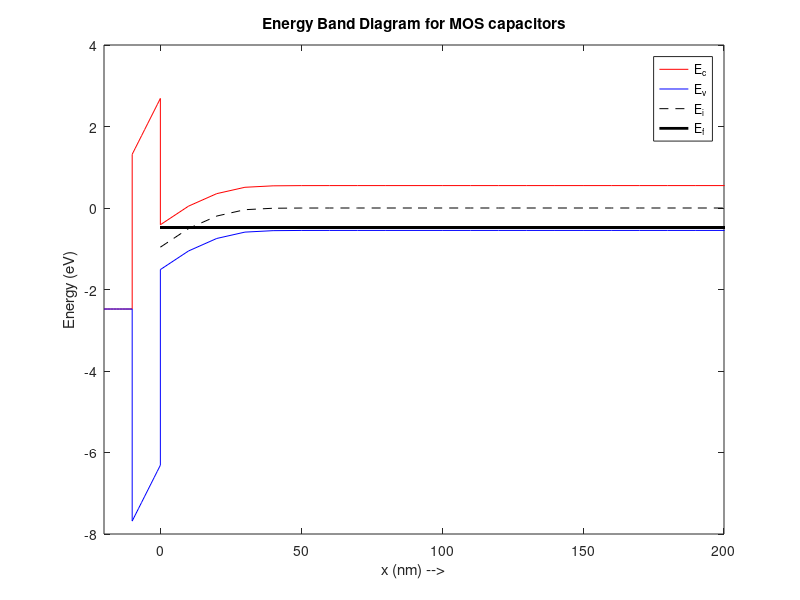
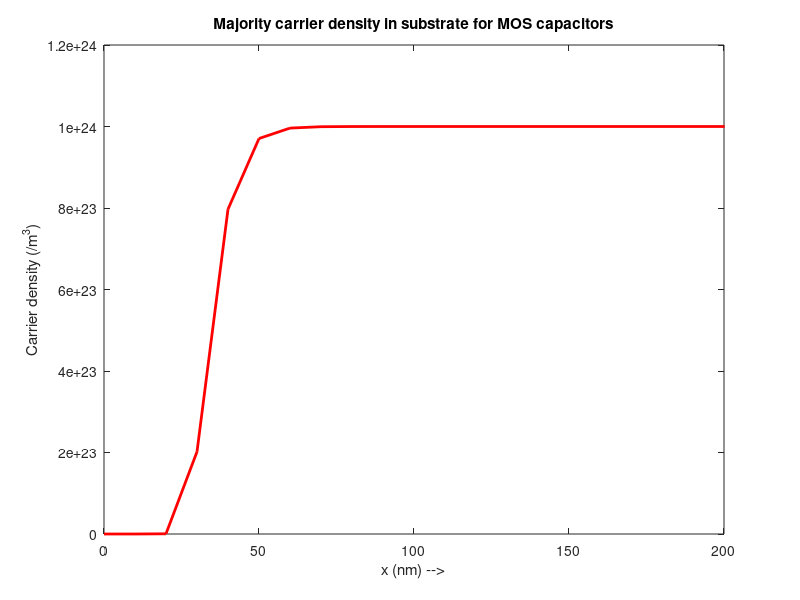
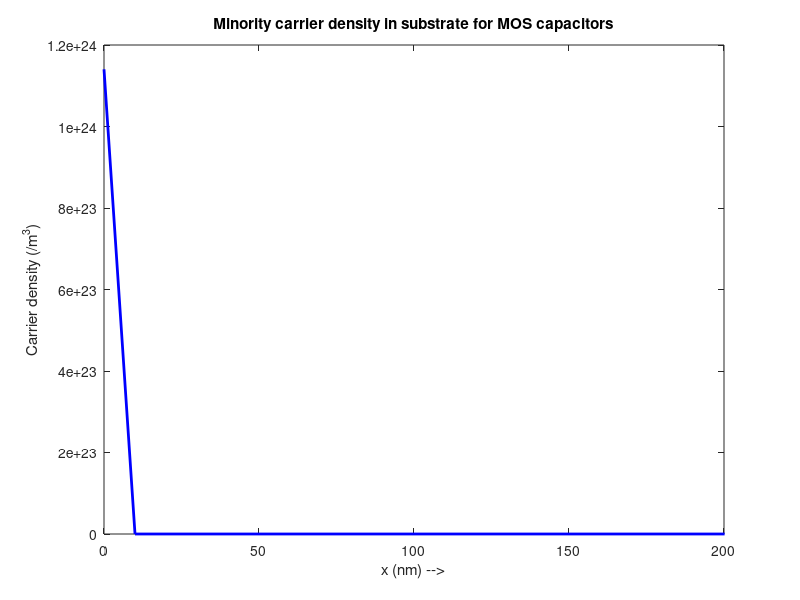

Recreate these plots in MATLAB, in order.
% This Poisson Solver calculates electrostatic parameters and plots the
% Energy Band Diagram based on the following inputs
% a) Metal Workfunction
% b) Oxide Thickness
% c) Substrate doping
% d) psi_s (Surface band bending in the substrate)

clear;
close all;
clc;

% Constants
q = 1.6e-19;
eps_0 = 8.85e-12;
Vt = 26e-3;               %thermal voltage

%% Inputs
% Give the inputs here (if default values are not used)

phi_m = 4.5*q;               % Metal_Workfunction in eV 
t_ox = 10e-9;                % Oxide_Thickness in m 
N_sub = -1e18*1e6;           % Substrate_doping in /m^3 
                             %-ve for p-substrate(NMOS), +ve for n-substrate(PMOS)

V_g = 2; 
%psi_s = -0.4085             % Surface_band_bending in V  %Option 2 

%While using option 2 comment out lines 64-71 and remove the comment from
%line 146

%% Parameters

% Substrate Parameters
k_si = 12;                  %realtive permitivitty of silicon substrate
ni = 1e10*1e6;              %Intrinsic carrier density ( /cm^3)    
Eg = 1.1*q;                 %Band gap of silicon
Ea=4.05*q;                  %electron affinity for substrate
L_sub = 1e-6;
eps_si = k_si*eps_0;        %permitivitty of silicon substrate

%calculate mobile carriers (n and p) for substrate
if N_sub< 0 
    psub = abs(N_sub); nsub = ni^2/abs(N_sub);
elseif N_sub>0
    psub = ni^2/N_sub; nsub = N_sub;
else
    psub = ni; nsub = ni;
end

% Oxide parameters
k_ox = 4;
Eg_ox = 9*q;                % band gap of oxide
eps_ox = k_ox*eps_0;        % permitivitty of SiO2
Ec_off = 3.1*q;             % conduction band offset
c_ox=eps_ox/t_ox;

% Metal parameters
t_m = 10e-9;
phi_b = -sign(N_sub)*Vt*log(abs(N_sub)/ni);         %Ei-Ef for semiconductor
phi_sub=(Ea+Eg/2+phi_b*q);                          %work function for substrate
V_fb = (phi_m-phi_sub)/q;                           %flatband voltage
V_th = V_fb - sign(N_sub)*(4*q*eps_si*abs(N_sub)*abs(phi_b))^0.5/c_ox + 2*phi_b;

%%Calculate psi_s from V_g
psi_init= -(V_g - V_fb)*sign(N_sub);
pre=(2*eps_si*Vt*q*abs(N_sub))^0.5;

func = @(psi_s) -V_g + V_fb -(1/c_ox *-sign(V_g-V_fb)*pre*(exp(-psi_s/Vt)+psi_s/Vt-1+(ni^2/(abs(N_sub))^2)*(exp(psi_s/Vt)-psi_s/Vt-1))^0.5) + psi_s;
x0 = psi_init;
psi_s = fzero(func,x0);

%%

% Solver
dx = 10e-9;             % Meshing size
NRmax = 10;             % Maximum NR iterations
tol = 1e-6;             % Error tolerance in potential


%% Solver
%Mesh
x = 0:dx:L_sub;
N = length(x);

%Newton Raphson Matrices

A = -2*diag(ones(1,N) , 0)+ 1*diag(ones(1,N-1),1)+ 1*diag(ones(1,N-1),-1);
A(1,:) = 0; A(1,1) = 1;
A(N,:) = 0; A(N,N) = 1;

b = zeros(N,1);
b(1) = psi_s; b(N) = 0;

psi = zeros(N,1);               % Option 1 for defining the initial guess
%psi = A\b;                     % Option 2 for defining the initial guess

%Newton Raphson iterations
for i = 1:NRmax
    
    p = psub*exp(-psi/Vt);
    n = nsub*exp(psi/Vt);
    rho = q*(N_sub + p - n);
    b = -rho/eps_si * dx^2;
    b(1) = psi_s; b(N) = 0;
    f = A*psi - b;
    
    % Jacobian Matrix
    delp = -1/Vt * p;
    deln = 1/Vt * n;
    delrho = q*(delp-deln);
    delb = -delrho/eps_si * dx^2;
    delb(1) = 0; delb(N) = 0;
    J = A - diag(delb);
    dV = -J\f;
    
    if max(abs(dV))<tol            % If the change is lower than the tolerance then stop the iterations
        break;
    end
    
    psi = psi+dV;
end


%% Addition of Oxide

E_surface = -(psi(2) - psi(1))/dx;      % Electric field at surface = -d(psi)/dx
E_ox = E_surface*(eps_si/eps_ox);       % Equal displacement vectors across the interface
x_ox = linspace(-t_ox,0,10);                      % Mesh in oxide region
psi_ox = psi(1) - E_ox*x_ox;
V_ox = E_ox*t_ox;                       % Voltage drop across the oxide

%% Band Diagram

% Here we will take the intrinsic level in the substrate to be reference

% Energy bands in substrate
Ei_band = -q*psi;
Ec_band = Ei_band + Eg/2;               % Conduction band
Ev_band = Ei_band - Eg/2;               % Valence band
Ef_band = (Ei_band(end)+ sign(N_sub)*q*phi_b)*ones(length(Ei_band));       % Fermi level

% Energy bands in Oxide
Ec_ox_band = -q*psi_ox + Ec_off+ Eg/2;
Ev_ox_band = Ec_ox_band - Eg_ox;

%V_g = V_fb + V_ox + psi_s;             % Voltage drop
Em_band = (Ef_band(end) - q*V_g)*ones(size(Ec_ox_band));          % Because q*Vg = Em - Ef
x_m = linspace(-t_ox-t_m,-t_ox,10);               % Meshing in metal layer

figure(1); plot([x_m x_ox x]*1e9 ,[Em_band' ; Ec_ox_band' ; Ec_band]/q , 'r',[x_m x_ox x]*1e9 , [Em_band'; Ev_ox_band'; Ev_band]/q ,'b',x*1e9,Ei_band/q,'k--',x*1e9,Ef_band/q,'k','LineWidth' , 2);
axes.LineWidth = 1; Axes.FontSize = 18; axes.FontWeight = 'bold'; axes.Box = 'on';
xlim([-20,200])
xlabel('x (nm) -->'); ylabel('Energy (eV)');
leg = legend('E_c','E_v','E_i','E_f');
title("Energy Band Diagram for MOS capacitors")

%% Plot of carrier density

if N_sub < 0
    maj = p;        % Majority carriers
    min = n;        % Minority carriers
else
    maj = n;        % Majority carriers
    min = p;        % Minority carriers
end

figure(2); plot(x*1e9 , maj , 'r','LineWidth' , 2);
xlim([0,200])
axes.LineWidth = 1; Axes.FontSize = 18; axes.FontWeight = 'bold'; axes.Box = 'on';
xlabel('x (nm) -->'); ylabel('Carrier density (/m^3)');
title("Majority carrier density in substrate for MOS capacitors")

figure(3); plot(x*1e9 , min , 'b','LineWidth' , 2);
xlim([0,200])
axes.LineWidth = 1; Axes.FontSize = 18; axes.FontWeight = 'bold'; axes.Box = 'on';
xlabel('x (nm) -->'); ylabel('Carrier density (/m^3)');
title("Minority carrier density in substrate for MOS capacitors")




    




    